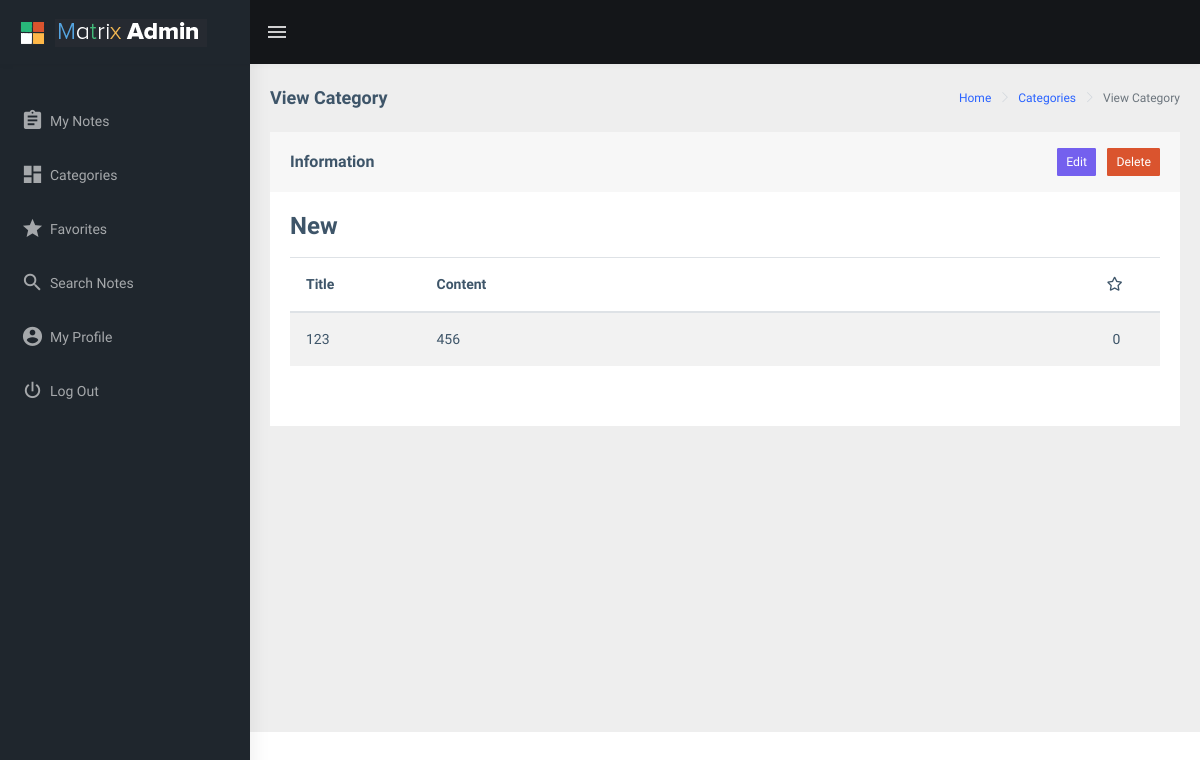
The page /categories/view/8/ (signed in) on the database its author committed.
### main/models.py (models this page shows, shortened)
class Categories(models.Model):
    user = models.ForeignKey(User, on_delete=models.CASCADE)
    name = models.CharField(max_length=30)

class Notes(models.Model):
    title    = models.CharField(max_length=30)
    content  = models.TextField()
    author   = models.ForeignKey(User, on_delete=models.CASCADE)
    category = models.ForeignKey(Categories, on_delete=models.CASCADE)
    num_of_favorites = models.IntegerField()

### main/views/categories.py (the view)
# urls.py: path('categories/view/<int:id>/', views.ViewCategory.as_view(), name="View_Category"),
class ViewCategory(LoginRequiredMixin, DetailView):
    template_name = "main/categories/view_category.html"
    def get_object(self):
        id_ = self.kwargs.get("id")
        return get_object_or_404(Categories, id=id_)
    def get_context_data(self, **kwargs):
        category = self.get_object()
        notes_in_category = Notes.objects.filter(category=category)
        childs_list = list(notes_in_category)
        context = super().get_context_data(**kwargs)
        context["notes"] = notes_in_category
        context["category_id"] = category.id
        return context

### main/templates/main/categories/view_category.html
{% extends 'main/base.html' %}
{% load static %}
{% block content %}
<div class="page-wrapper">
    <div class="page-breadcrumb">
        <div class="row">
            <div class="col-12 d-flex no-block align-items-center">
                <h4 class="page-title">View Category</h4>
                <div class="ml-auto text-right">
                    <nav aria-label="breadcrumb">
                        <ol class="breadcrumb">
                            <li class="breadcrumb-item"><a href="{% url 'main:Notes' %}">Home</a></li>
                            <li class="breadcrumb-item"><a href="{% url 'main:Categories' %}">Categories</a></li>
                            <li class="breadcrumb-item active" aria-current="page">View Category</li>
                        </ol>
                    </nav>
                </div>
            </div>
        </div>
    </div>
    <div class="container-fluid">
        <div class="row">
            <div class="col-12">
                <div class="card">
                    <div class="card-header d-flex justify-content-between">
                        <h5 class="card-title pt-2">Information</h5>
                        <div class="my-2 my-lg-1">
                            <span class="pr-2"><a class="btn btn-primary btn-sm text-white" href="{% url 'main:Update_Category' id=category_id %}">Edit</a></span>
                            <a class="btn btn-danger btn-sm text-white" href="{% url 'main:Delete_Category' id=category_id %}">Delete</a>
                        </div>
                    </div>
                    <div class="card-body">
                        <h3>{{ object.name }}</h3>
                        <div class="pt-2 pb-4">
                            <table class="table table-striped">
                                {% if not notes %}
                                    <tbody>
                                        <tr>
                                            <td class="text-center">
                                                <div class="pb-3 pt-4">
                                                    <h2>No Notes Found</h2>
                                                    <p><small>Add a Note Through <i class="mdi mdi-clipboard-text"></i>My Notes</small></p>
                                                </div>
                                            </td>
                                        </tr>
                                    </tbody>
                                {% else %}
                                    <thead>
                                        <tr>
                                            <th class="font-weight-bold" width="15%">Title</th>
                                            <th class="font-weight-bold" width="75%">Content</th>
                                            <th class="text-center" width="10%"><i class="far fa-star pr-1"></i></th>
                                        </tr>
                                    </thead>
                                    <tbody>
                                        {% for note in notes %}
                                            <tr>
                                                <td style="vertical-align: middle;">{{ note.title }}</td>
                                                <td style="vertical-align: middle;">{{ note.content }}</td>
                                                <td class="text-center" style="vertical-align: middle;">{{ note.num_of_favorites }}</td>
                                            </tr>
                                        {% endfor %}
                                    </tbody>
                                {% endif %}
                            </table>
                        </div>
                    </div>
                </div>
            </div>
        </div>
    </div>
</div>
{% endblock %}

### rows shown on the page
Categories: name "New"
Notes: title "123", content "456", num_of_favorites "0"
